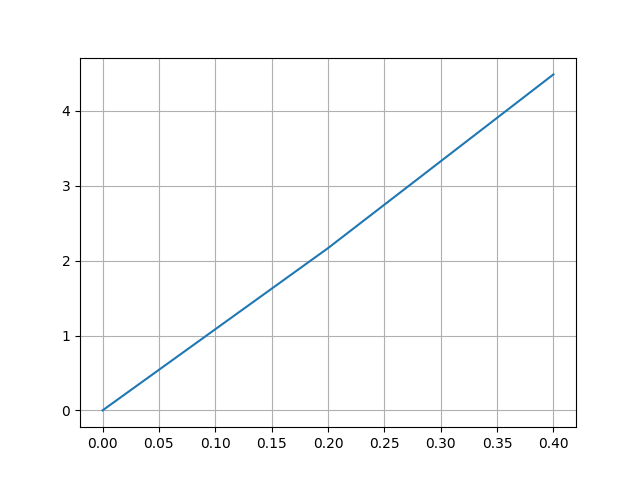

Write Python code to recreate this figure.
import matplotlib.pyplot as plt
import numpy as np

x0, xn = list(map(float, input("Enter the starting and ending points: ").split()))
h = float(input("Enter the step size: "))
y0 = float(input("Enter the initial condition: "))
n = (xn - x0) / h
print(n)
f = lambda x, y: (y - x) / (y + x)
y = y0
X = np.zeros(int(n+2))
Y = np.zeros(int(n+2))
X[0], Y[0] = 0, 0
for i in range(int(n+1)):
    k1 = h * f(x0, y0)
    k2 = h * f(x0 + h/2, y0 + k1/2)
    k3 = h * f(x0 + h/2, y0 + k2/2)
    k4 = h * f(x0 + h, y0 + k3)
    y = y0 + (1/6) * (k1 + 2 * k2 + 2 * k3 + k4)
    print('{} {}'.format(x0, y0))
    x0 += h
    y0 += y
    X[i+1], Y[i+1] = x0, y0
plt.plot(X, Y)
plt.grid()
plt.show()
